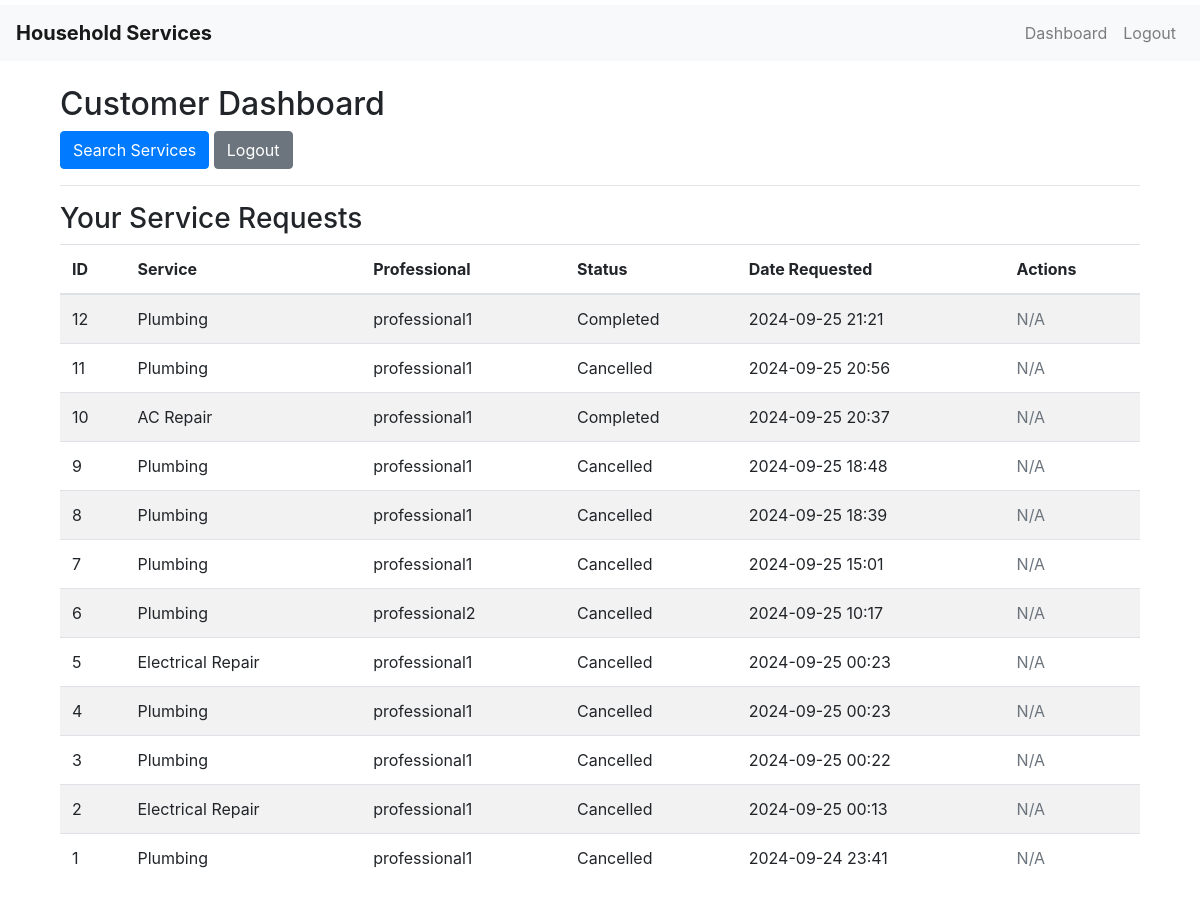
The app's page /customer/dashboard (signed in) with its own data.
### models.py (models this page shows, shortened)
class ServiceRequest(db.Model):
    __tablename__ = 'service_requests'
    id = db.Column(db.Integer, primary_key=True)
    service_id = db.Column(db.Integer, db.ForeignKey('services.id'), nullable=False)
    customer_id = db.Column(db.Integer, db.ForeignKey('users.id'), nullable=False)
    professional_id = db.Column(db.Integer, db.ForeignKey('users.id'))
    service_status = db.Column(db.String(20), nullable=False, default='requested')
    service = db.relationship('Service', backref='service_requests')
    date_of_request = db.Column(db.DateTime, default=datetime.utcnow)
    date_of_completion = db.Column(db.DateTime)
    remarks = db.Column(db.Text)

class Service(db.Model):
    __tablename__ = 'services'
    id = db.Column(db.Integer, nullable =False, primary_key=True)
    name = db.Column(db.String(100), nullable=False)
    base_price = db.Column(db.Float, nullable=False)
    time_required = db.Column(db.Integer, nullable=False)  # in minutes
    description = db.Column(db.Text)

class User(UserMixin, db.Model):
    __tablename__ = 'users'
    id = db.Column(db.Integer, primary_key=True)
    username = db.Column(db.String(100), unique=True, nullable=False)
    password = db.Column(db.String(128), nullable=False)
    role = db.Column(db.String(20), nullable=False)
    is_active = db.Column(db.Boolean, default=True)
    date_created = db.Column(db.DateTime, default=datetime.utcnow)
    date_completed = db.Column(db.DateTime)
    is_approved = db.Column(db.Boolean, default=False)
    service_type = db.Column(db.String(100))
    experience = db.Column(db.Integer)
    customer_service_requests = db.relationship('ServiceRequest', backref='customer', foreign_keys='ServiceRequest.customer_id', lazy='dynamic')
    professional_service_requests = db.relationship('ServiceRequest', backref='professional', foreign_keys='ServiceRequest.professional_id', lazy='dynamic')

### routes.py (the view)
@app.route('/customer/dashboard')
@login_required
def customer_dashboard():
    if current_user.role != 'customer':
        flash('Access denied.')
        return redirect(url_for('index'))
    service_requests = ServiceRequest.query.filter_by(customer_id=current_user.id).order_by(ServiceRequest.id.desc()).all()
    return render_template('customer_dashboard.html', service_requests=service_requests)

### app.py (called while the page is built)
@login_manager.user_loader
def load_user(user_id):
    return User.query.get(int(user_id))

### templates/customer_dashboard.html
{% extends 'base.html' %}
{% block content %}
<div class="container mt-4">
    <h2>Customer Dashboard</h2>
    <p>
        <a href="{{ url_for('search_services') }}" class="btn btn-primary">Search Services</a>
        <a href="{{ url_for('logout') }}" class="btn btn-secondary">Logout</a>
    </p>
    <hr>
    <h3>Your Service Requests</h3>
    <table class="table table-striped">
        <thead>
            <tr>
                <th>ID</th>
                <th>Service</th>
                <th>Professional</th>
                <th>Status</th>
                <th>Date Requested</th>
                <th>Actions</th>
            </tr>
        </thead>
        <tbody>
            {% for request in service_requests %}
            <tr>
                <td>{{ request.id }}</td>
                <td>{{ request.service.name }}</td>
                <td>
                    {% if request.professional %}
                    {{ request.professional.username }}
                    {% else %}
                    Pending Assignment
                    {% endif %}
                </td>
                <td>{{ request.service_status.capitalize() }}</td>
                <td>{{ request.date_of_request.strftime('%Y-%m-%d %H:%M') }}</td>
                <td>
                    {% if request.service_status in ['requested', 'accepted'] %}
                    <form action="{{ url_for('cancel_request', request_id=request.id) }}" method="POST" style="display:inline;">
                        <button type="submit" class="btn btn-sm btn-danger" onclick="return confirm('Are you sure you want to cancel this request?');">Cancel</button>
                    </form>
                    {% else %}
                    <span class="text-muted">N/A</span>
                    {% endif %}
                </td>
            </tr>
            {% endfor %}
        </tbody>
    </table>
</div>
{% endblock %}

### static/css/styles.css (style rules this page uses)
body { padding-top: 5px; }
.table th, .table td { vertical-align: middle; }

### records on screen
ServiceRequest: id "12", service.name "Plumbing", professional.username "professional1", service_status "Completed", date_of_request "2024-09-25 21:21", shows "N/A"
ServiceRequest: id "11", service.name "Plumbing", professional.username "professional1", service_status "Cancelled", date_of_request "2024-09-25 20:56", shows "N/A"
ServiceRequest: id "10", service.name "AC Repair", professional.username "professional1", service_status "Completed", date_of_request "2024-09-25 20:37", shows "N/A"
ServiceRequest: id "9", service.name "Plumbing", professional.username "professional1", service_status "Cancelled", date_of_request "2024-09-25 18:48", shows "N/A"
ServiceRequest: id "8", service.name "Plumbing", professional.username "professional1", service_status "Cancelled", date_of_request "2024-09-25 18:39", shows "N/A"
ServiceRequest: id "7", service.name "Plumbing", professional.username "professional1", service_status "Cancelled", date_of_request "2024-09-25 15:01", shows "N/A"
ServiceRequest: id "6", service.name "Plumbing", professional.username "professional2", service_status "Cancelled", date_of_request "2024-09-25 10:17", shows "N/A"
ServiceRequest: id "5", service.name "Electrical Repair", professional.username "professional1", service_status "Cancelled", date_of_request "2024-09-25 00:23", shows "N/A"
ServiceRequest: id "4", service.name "Plumbing", professional.username "professional1", service_status "Cancelled", date_of_request "2024-09-25 00:23", shows "N/A"
ServiceRequest: id "3", service.name "Plumbing", professional.username "professional1", service_status "Cancelled", date_of_request "2024-09-25 00:22", shows "N/A"
ServiceRequest: id "2", service.name "Electrical Repair", professional.username "professional1", service_status "Cancelled", date_of_request "2024-09-25 00:13", shows "N/A"
ServiceRequest: id "1", service.name "Plumbing", professional.username "professional1", service_status "Cancelled", date_of_request "2024-09-24 23:41", shows "N/A"
